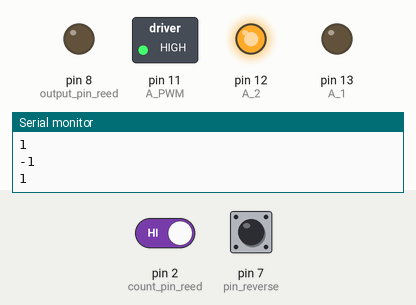
Simulated run of this sketch. Board: Arduino Uno, built with avr-gcc and run on an emulated ATmega328P. Shown: switched loads named in the sketch (green lamp = pin HIGH), output pins drawn as LEDs (lit = HIGH), the last lines printed to the serial monitor. The test bench sets the inputs (shaded band); at power-on: pin 7 (pin_reverse) HIGH, pin 2 (count_pin_reed) HIGH.

Above: at 1.2 s.
1.3 s: pin 7 (pin_reverse) pulled LOW for 0.15 s
At 1.41 s:
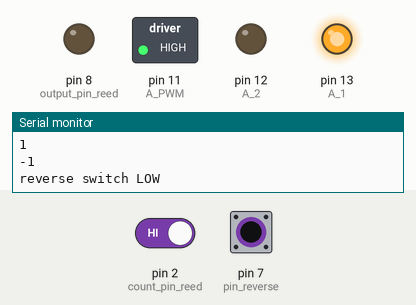
At 2.6 s:
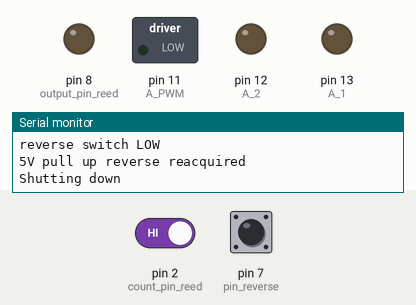
Timing chart, 0 to 4.3 s (numbered marks = the images above; inputs shaded):
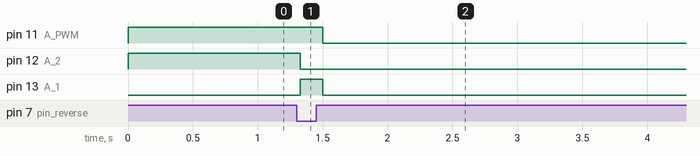

Measured:
- after the input at 1.3 s, pin 11 (A_PWM): HIGH → LOW after 0.20 s; pin 12 (A_2): HIGH → LOW at once; pin 13 (A_1): LOW → HIGH at once, → LOW 0.17 s later

The sketch:

CumulativeMotorCircuitArduinoCodeCounterClockwiseDirection.ino
```cpp
/*
 * Motor Test Code with limit switches and reed switch in the CounterClockwise direction
 *
 *
 * Author: Jonathan Hasan
 * Created: 4/11/2022
 *
 * Purpose:
 *
 * Run the motor counterclockwise using the pololu motor carrier chip
 *
 *
 * Instructions:
 *
 *Construct the circuit according to wiring document, install the limit switches,install reed switch setup the motor and dc supply and then run the code.
 */


//control variable for conditional statements

int motor_shutoff = 0;

//initialize pins and variables for reed switch.
//One end of reed switch should be in pin 2, other should be in ground. Pin 8 is just for storing count variable
int count_pin_reed = 2;
int output_pin_reed = 8;
int reed_count = 0;
int last_state = 0;

//initialize pins for motor

int A_1 = 13;       //These pins out put forward, reverse and the
int A_2 = 12;        //pulse width to the Pololu chip.
int A_PWM = 11;

// initialize pins and variables for reverse switch . Originally 6. output_pin_reverse most likely used for debugging in claytons original code.
int pin_reverse = 7;
//int output_pin_reverse = 4;

//set pwm value
int val = 255;


void setup() {
  // put your setup code here, to run once:

  Serial.begin(9600);         //Begin Serial connection.

// Setup for Reed Switch

  // 5V as long as circuit is open, 0V when circuit complete
  pinMode(count_pin_reed, INPUT_PULLUP);

  //output of reed switch is shown on this pin
  pinMode(output_pin_reed, OUTPUT);

// End setup for Reed Switch

  // Setup for Motor
  pinMode(A_1, OUTPUT);       //Initialize output pins.
  pinMode(A_2, OUTPUT);
  pinMode(A_PWM, OUTPUT);

  digitalWrite(A_1, LOW);     //Write output pins low so the
  digitalWrite(A_2, LOW);     //motors are off when the
  analogWrite(A_PWM, LOW);   //Arduino is turned on.

  //End Setup for Motor

// Setup for limit switches
  pinMode(pin_reverse, INPUT_PULLUP);
//  pinMode(output_pin_reverse, OUTPUT);

 // End setup for Limit Switches

  Serial.println("Motor Reverse Test starting....");
}

void loop() {

// Motor Running.

//As long as the control variable is 0, run the motor.
if(motor_shutoff == 0){

  //if reed switch count less than -300000, stop the motor.

  if(reed_count <= -30000){
    digitalWrite(A_1, LOW);
    digitalWrite(A_2, LOW);
    digitalWrite(A_PWM, LOW);
    motor_shutoff = 1;
    Serial.println("Minimum reed count reached");
    Serial.println("Shutting down......");

    Serial.end();
  }

  // End of Limit Switch Check

  // if the limit switch is triggered, stop the motor and then reverse its direction
  else if(digitalRead(pin_reverse) == LOW){
    Serial.println("reverse switch LOW");
    digitalWrite(A_1, LOW);
    digitalWrite(A_2, LOW);
    digitalWrite(A_PWM, LOW);

    digitalWrite(A_1, HIGH);
    digitalWrite(A_2, LOW);
    digitalWrite(A_PWM, round(val/2));

   //When pin returns to INPUT_PULLUP- shutoff motor
    if(digitalRead(pin_reverse) == HIGH){
      Serial.println("5V pull up reverse reacquired");
      motor_shutoff = 1;
      digitalWrite(A_1, LOW);
      digitalWrite(A_2, LOW);
      digitalWrite(A_PWM, LOW);
      Serial.println("Shutting down");
      Serial.end();

    }
  }

  //Otherwise, run motor in reverse direction at 50% duty cycle
  else{
    //delay(100);
    digitalWrite(A_1, LOW);
    digitalWrite(A_2, HIGH);
    digitalWrite(A_PWM, round(val/2));


  }
}

////If control variable is 1, shutoff motor for all future loops
  else{
  digitalWrite(A_1, LOW);
  digitalWrite(A_2, LOW);
  digitalWrite(A_PWM, LOW);
  }


// Reed Switch counter

  //read the reed sensor pin (pin that connects wire to switch)

  int reedSensorVal = digitalRead(count_pin_reed);

  //print value of sensor
  Serial.println(reedSensorVal);


  //check if the state is equal to the sensor value state.
  //If it is, don't increment count. If not, change value and increase by 1.
  if (last_state != reedSensorVal) {
    if (reedSensorVal == HIGH) {
      //digitalWrite(output_pin_reed, LOW);
        reed_count -= 1;
        }
    else {
        //digitalWrite(output_pin_reed, HIGH);
        reed_count -= 0;
        }
   }

  //change state to recent state and print count
  last_state = reedSensorVal;
  Serial.println(reed_count);

// End Reed Switch Counter
}
```
